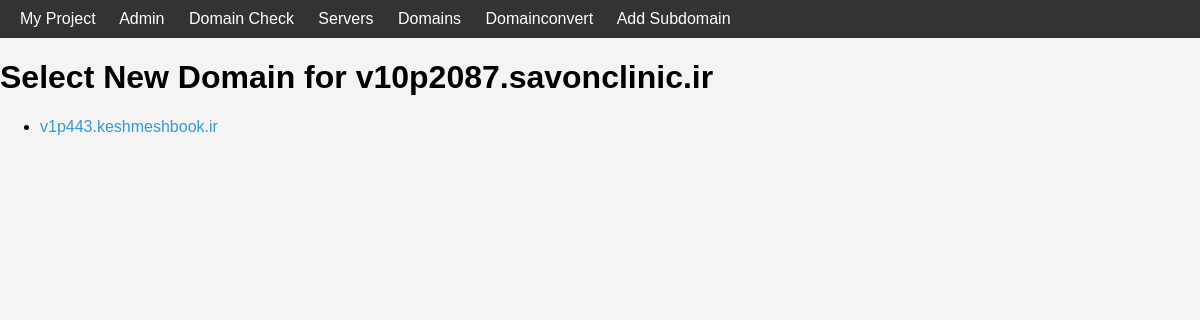
The app's page /domainconvert/select_new_domain/1/ with its own data.
### servers/models.py (models this page shows)
class domaininfo(models.Model):
    name=models.CharField(max_length=100)
    uuid=models.CharField(max_length=100)
    servername=models.CharField(max_length=100)
    host=models.CharField(max_length=100)
    port = models.CharField(max_length=100,default=0)
    zoneid = models.CharField(max_length=100,default=0)
    specificid=models.CharField(max_length=100,default=0)
    ipaddress=models.CharField(max_length=100,default=0)

### domainconvert/models.py (models this page shows, shortened)
class ConvertDomain(models.Model):
    name = models.CharField(max_length=100)
    host = models.CharField(max_length=100)
    zoneid = models.CharField(max_length=100)
    rootdomain = models.CharField(max_length=100)
    certificate = models.TextField()  # To store the certificate
    private_key = models.TextField()  # To store the private key

### domainconvert/views.py (the view)
# urls.py: path('select_new_domain/<int:domain_id>/', select_new_domain, name='select_new_domain'),
def select_new_domain(request, domain_id):
    past_domain = get_object_or_404(domaininfo, pk=domain_id)
    new_domains = ConvertDomain.objects.all()
    return render(request, 'domainconvert/select_new_domain.html', {'past_domain': past_domain, 'new_domains': new_domains})

### templates/domainconvert/select_new_domain.html (shortened to what this page needs)
{% extends 'base.html' %}
{% load static %}
{% block content %}
<!DOCTYPE html>
<html>
<head>
</head>
<body>
    <h1>Select New Domain for {{ past_domain.name }}</h1>
    <ul>
        {% for domain in new_domains %}
            <li><a href="{% url 'convert_domain' past_domain.id domain.id %}">{{ domain.name }}</a></li>
        {% endfor %}
    </ul>
</body>
</html>
{% endblock %}

### templates/base.html (style rules this page uses)
body { font-family: Arial, sans-serif; margin: 0; padding: 0; background-color: #f4f4f4; }
a { color: #3498db; text-decoration: none; }

### records on screen
domaininfo: name "v10p2087.savonclinic.ir"
ConvertDomain: name "v1p443.keshmeshbook.ir"
